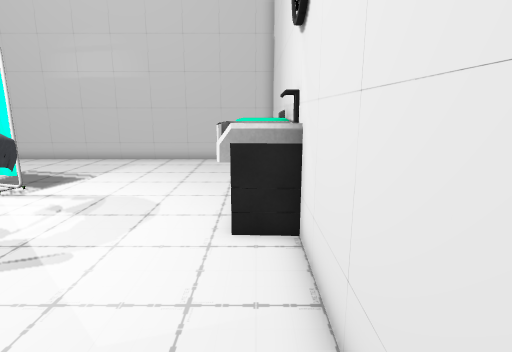
View 1 (above)

12 first-person views from a walk through a 3-D level made in the Unity game engine. The camera is 1.4 m above the floor, tilts 12° down and sees 80° across. The floor is counted in squares, 0.5 m on a side. Each view is taken from the middle of a square. On the plan, view 1 faces up. The plan holds only what a view shows up to about 20 squares ahead; the rest is blank. The player is left out. Some animated figures are not drawn. Some surface patterns are stand-ins.

View 2
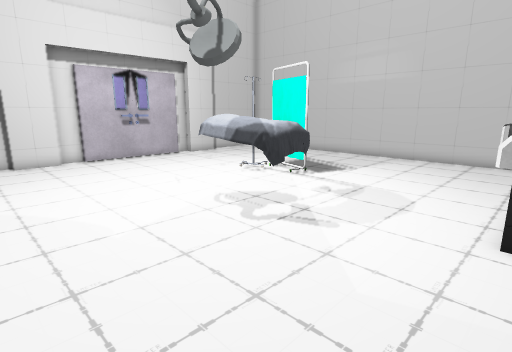

View 3
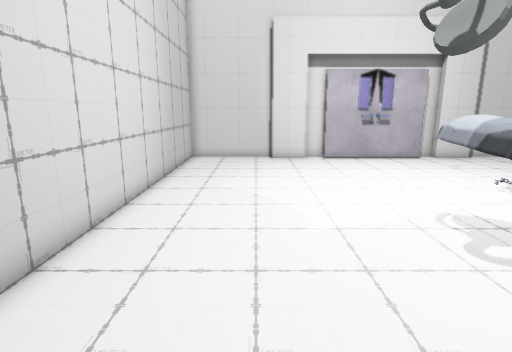

View 4
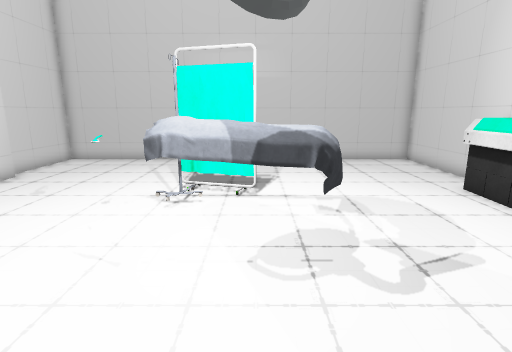

View 5
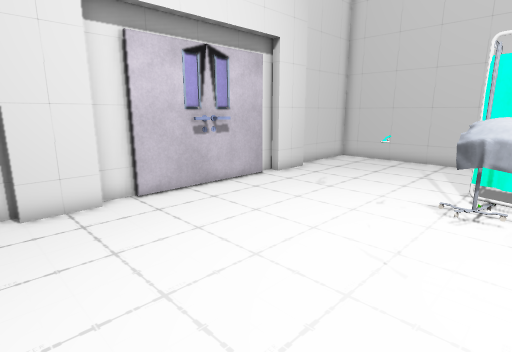

View 6
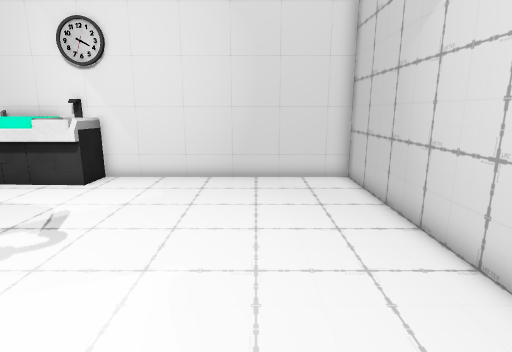

View 7
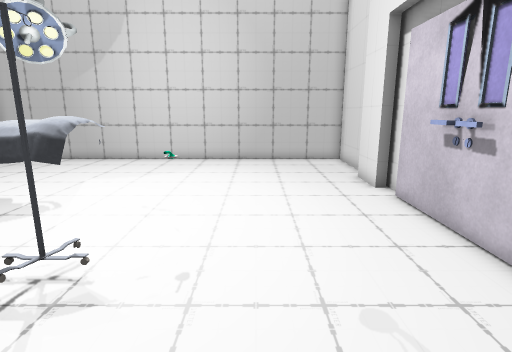

View 8
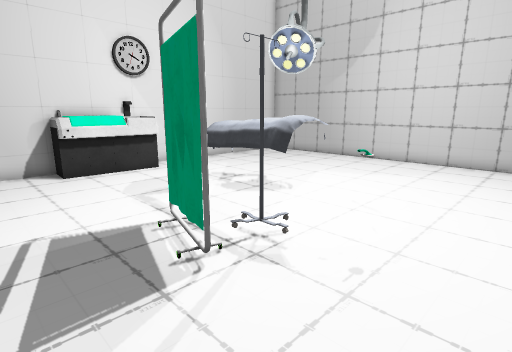

View 9
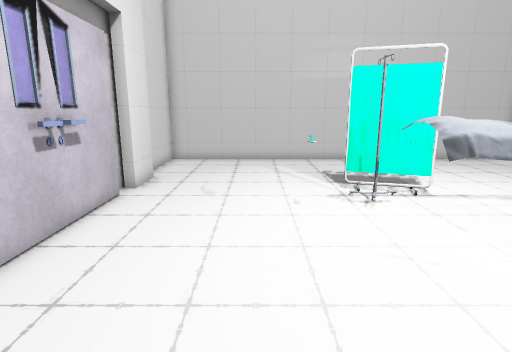

View 10
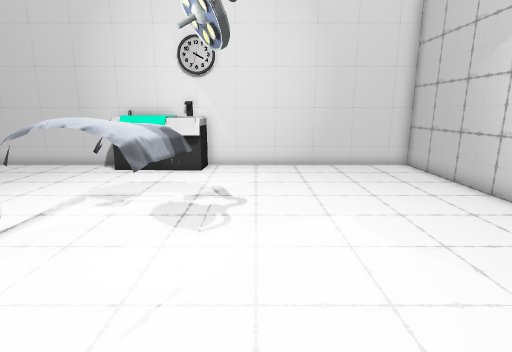

View 11
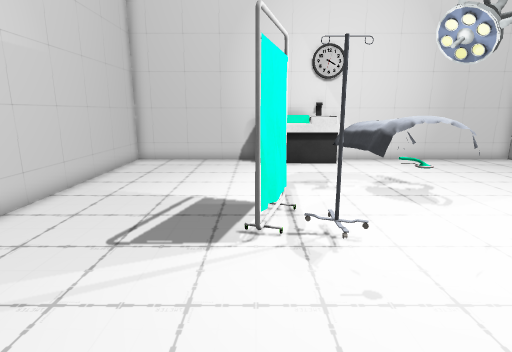

View 12
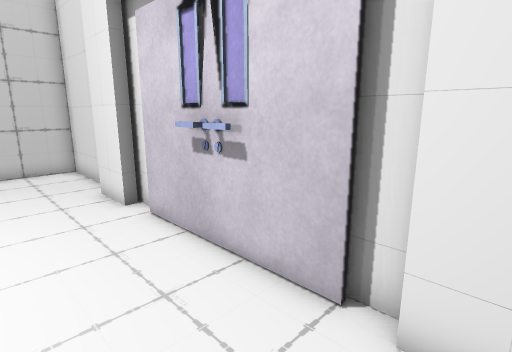

### Floor plan
Points are (right, up) in squares from view 1. A wall is a line through its corners. A room is listed if a view was taken in it or the views show most of it. See-through windows are left out.
Room 1 (views 1, 2, 3, 4, 5, 6, 7, 8, 9, 10, 11, 12)
walls: (-18.4, 8) (-18.4, 6.3); (-19, 6.4) (-19, 2.5); (-18.7, 10.1) (-18.7, 4.1); (-18.4, 3) (-18.4, 0.9); (1, 10.4) (1, 18) (-19, 18) (-19, 13.2); (-19, 11.4) (-19, 7.5); (-18.4, 13) (-18.4, 11); (-19, 1) (-19, -4) (1, -4) (1, 6.6)
objects: other object (-12, 9); other object (-11, 10) to (-8, 11); other object (-10, 6) to (-6, 8); other object (-1, 7) to (1, 11)

Positions as (right, up) in squares from view 1, and headings:
1: (0, 0), facing up
2: (0, -1), facing up-left
3: (0, 0), facing left
4: (-8, 0), facing up
5: (-9, 0), facing up-left
6: (-12, 0), facing right
7: (-14, 14), facing down
8: (-15, 14), facing down-right
9: (-14, 0), facing up
10: (-15, 4), facing right
11: (-17, 11), facing right
12: (-15, 12), facing down-left
